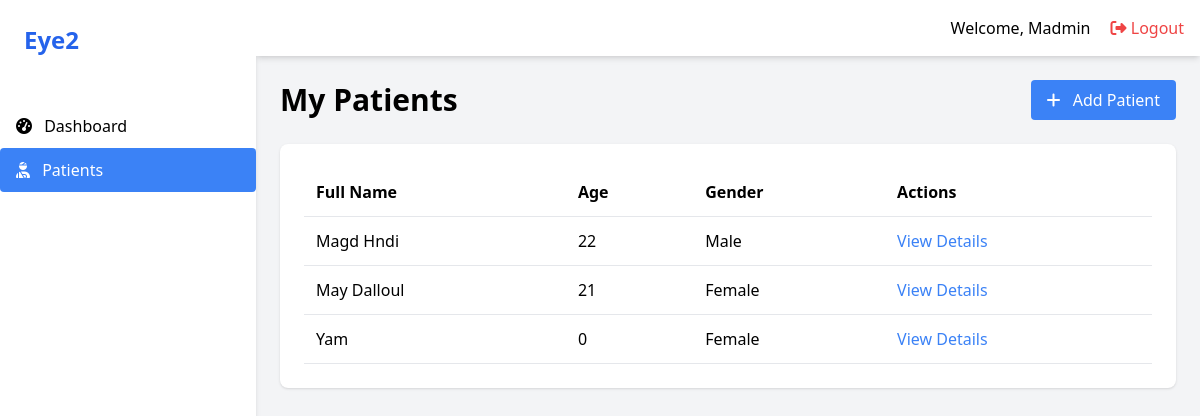
Page /frontend/users/patients/ (signed in) on the committed database.
### apps/users/models.py (models this page shows, shortened)
class User(AbstractUser):
    class Roles(models.TextChoices):
        ADMIN = "ADMIN", "Admin"
        DOCTOR = "DOCTOR", "Doctor"
    role = models.CharField(
        max_length=10,
        choices=Roles.choices,
        default=Roles.DOCTOR
    )
    spicialzaton = models.CharField(max_length=255, blank=True)
    phone = models.CharField(max_length=10, blank=True)

class Patient(models.Model):
    class Gender(models.TextChoices):
        MALE = "MALE", "Male"
        FEMALE = "FEMALE", "Female"
        OTHER = "OTHER", "Other"
    id = models.UUIDField(primary_key=True, default=uuid.uuid4, editable=False)
    full_name = models.CharField(max_length=50)
    date_of_birth = models.DateField(default=timezone.now)
    phone = models.CharField(max_length=10, blank=True)
    address = models.CharField(max_length=255, blank=True)
    gender = models.CharField(max_length=10, choices=Gender.choices)
    insurance_info = models.CharField(max_length=255, blank=True)
    contact_info = models.CharField(max_length=255, blank=True)
    personal_photo = models.ImageField(upload_to='patient_images', blank=True)
    clinic = models.ForeignKey(Clinic, on_delete=models.SET_NULL, null=True, related_name="patients")
    doctors = models.ManyToManyField(
        settings.AUTH_USER_MODEL,
        related_name="patients",
        blank=True
    )
    created_at = models.DateTimeField(auto_now_add=True)
    @property
    def age(self):
        from datetime import date
        today = date.today()
        return today.year - self.date_of_birth.year - ((today.month, today.day) < (self.date_of_birth.month, self.date_of_birth.day))

### apps/users/views.py (the view)
class PatientListView(LoginRequiredMixin, ListView):
    model = Patient
    template_name = 'patients/patient_list.html'
    context_object_name = 'patients'
    paginate_by = 10  # ترقيم الصفحات
    def get_queryset(self):
        return Patient.objects.filter(doctors=self.request.user).order_by('full_name')

### templates/patients/patient_list.html (shortened to what this page needs)
{% extends 'layouts/app_base.html' %}
{% block page_content %}
<div class="flex justify-between items-center mb-6">
    <h1 class="text-3xl font-bold">My Patients</h1>
    <a href="{% url 'patient-add' %}" class="bg-blue-500 text-white px-4 py-2 rounded hover:bg-blue-600">
        <i class="fas fa-plus mr-2"></i> Add Patient
    </a>
</div>
<div class="bg-white p-6 rounded-lg shadow">
    <table class="w-full">
        <thead>
            <tr class="border-b">
                <th class="text-left p-3">Full Name</th>
                <th class="text-left p-3">Age</th>
                <th class="text-left p-3">Gender</th>
                <th class="text-left p-3">Actions</th>
            </tr>
        </thead>
        <tbody>
            {% for patient in patients %}
            <tr class="border-b hover:bg-gray-50">
                <td class="p-3">{{ patient.full_name }}</td>
                <td class="p-3">{{ patient.age }}</td>
                <td class="p-3">{{ patient.get_gender_display }}</td>
                <td class="p-3">
                    <a href="{% url 'patient-detail' patient.id %}" class="text-blue-500 hover:underline">View Details</a>
                </td>
            </tr>
            {% empty %}
            <tr>
                <td colspan="4" class="p-3 text-center text-gray-500">You have no patients assigned yet.</td>
            </tr>
            {% endfor %}
        </tbody>
    </table>
</div>
{% endblock %}

### templates/partials/_navbar.html (shortened to what this page needs)
<header class="bg-white shadow-md p-4 flex justify-between items-center">
    <div>
        <span class="mr-4">Welcome, {{ request.user.get_full_name|default:request.user.username }}</span>
        <form action="{% url 'logout' %}" method="post" class="inline">
            <button type="submit" class="text-red-500 hover:text-red-700">
                <i class="fas fa-sign-out-alt"></i> Logout
            </button>
        </form>
    </div>
</header>

### rows in the picture
User: user.get_full_name "Madmin"
Patient: full_name "Magd Hndi", age "22", gender "Male"
Patient: full_name "May Dalloul", age "21", gender "Female"
Patient: full_name "Yam", age "0", gender "Female"
